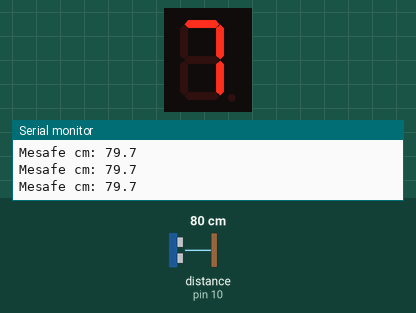
This sketch was run on a simulated Arduino Uno, built with avr-gcc and run on an emulated ATmega328P. On the bench: 1-digit seven-segment display, the last lines printed to the serial monitor. Wiring (inferred from the names in the program): ultrasonic range finder: trigger pin 9; echo pin 10; 1-digit 7-segment display, segments lit when HIGH: segments pin 2, pin 3, pin 4, pin 5, pin 6, pin 7, pin 8. The inputs (shaded band) are chosen by the test bench; at power-on: distance to the obstacle (sensor on pin 10) 80 cm. The echo pulse lasts 58.3 µs per cm; the segment pins are drawn as the display they are named for.

Above: at 1.3 s.
1.4 s: distance to the obstacle (sensor on pin 10) set to 2 cm
At 1.62 s:
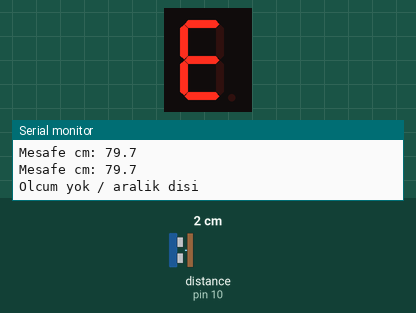
4.4 s: distance to the obstacle (sensor on pin 10) set to 120 cm
At 5.0 s:
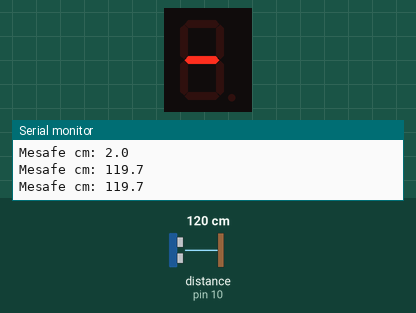
6.0 s: distance to the obstacle (sensor on pin 10) set to 18 cm
At 7.1 s:
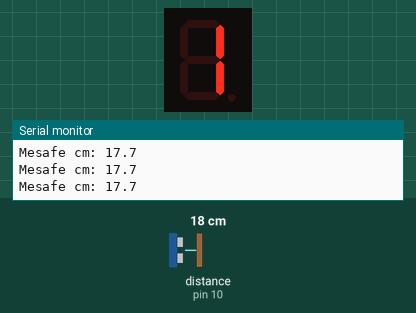
7.5 s: distance to the obstacle (sensor on pin 10) set to 250 cm
At 8.7 s:
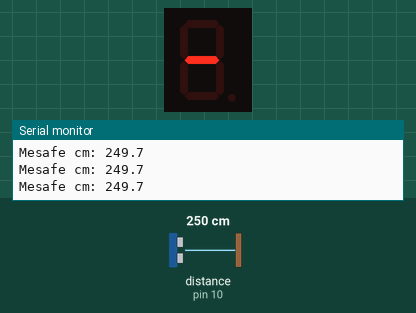
9.0 s: distance to the obstacle (sensor on pin 10) set to 4 cm
At 9.4 s:
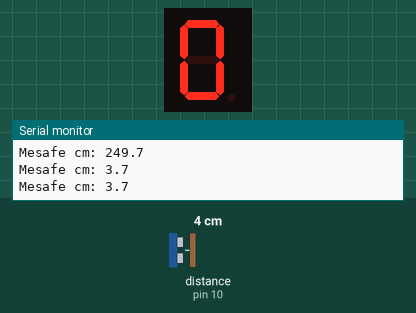
Timing chart, 0 to 11.5 s (numbered marks = the images above; inputs shaded):
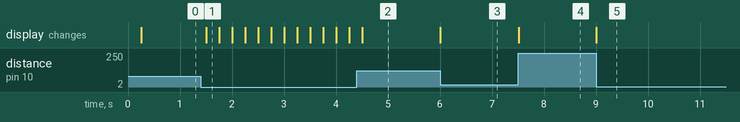

Measured:
- after the input at 1.4 s, the display: changes after 0.10 s (image 1)
- after the input at 4.4 s, the display: changes after 0.11 s (image 2)
- after the input at 6.0 s, the display: changes at once (image 3)
- after the input at 7.5 s, the display: changes at once (image 4)
- after the input at 9.0 s, the display: changes at once (image 5)

The sketch:

p23_mesafeyi_7_segmentte_goster.ino
```cpp
#include <math.h>
const byte segmentPinleri[7] = {2, 3, 4, 5, 6, 7, 8};
const byte trigPini = 9;
const byte echoPini = 10;
const byte hazirlikUs = 2;
const byte tetiklemeUs = 10;
const byte rakamSayisi = 10;
const byte ondalikBasamak = 1;
const unsigned long haberlesmeHizi = 9600;
const bool ortakAnot = false;
const int aralikCm = 10;
const float altCm = 2;
const float ustCm = 400;
const float sesCmUs = 0.0343;
const unsigned long aralikMs = 250;
const unsigned long zamanAsimiUs = 30000;
const byte hataDeseni = 0x79;
const byte sinirDeseni = 0x40;
const byte rakamlar[rakamSayisi] = {
  0x3F, 0x06, 0x5B, 0x4F, 0x66,
  0x6D, 0x7D, 0x07, 0x7F, 0x6F
};
unsigned long sonOkuma = 0;

void goster(byte desen) {
  for (byte sira = 0; sira < 7; sira++) {
    bool yan = (desen >> sira) & 1;
    digitalWrite(segmentPinleri[sira], yan != ortakAnot);
  }
}

float mesafeOlc() {
  digitalWrite(trigPini, LOW);
  delayMicroseconds(hazirlikUs);
  digitalWrite(trigPini, HIGH);
  delayMicroseconds(tetiklemeUs);
  digitalWrite(trigPini, LOW);
  unsigned long sureUs = pulseIn(echoPini, HIGH, zamanAsimiUs);
  if (sureUs == 0) return NAN;
  return sureUs * sesCmUs / 2; // 2: ses gider ve döner
}

void setup() {
  pinMode(trigPini, OUTPUT);
  pinMode(echoPini, INPUT);
  for (byte sira = 0; sira < 7; sira++) {
    digitalWrite(segmentPinleri[sira], ortakAnot);
    pinMode(segmentPinleri[sira], OUTPUT);
  }
  goster(0);
  Serial.begin(haberlesmeHizi);
  sonOkuma = millis();
}

void loop() {
  unsigned long simdi = millis();
  if (simdi - sonOkuma < aralikMs) return;
  sonOkuma = simdi;
  float cm = mesafeOlc();
  if (isnan(cm) || cm < altCm || cm > ustCm) {
    goster(hataDeseni);
    Serial.println("Olcum yok / aralik disi");
  } else {
    Serial.print("Mesafe cm: ");
    Serial.println(cm, ondalikBasamak);
    if (cm >= rakamSayisi * aralikCm) goster(sinirDeseni);
    else goster(rakamlar[int(cm / aralikCm)]);
  }
}
```
